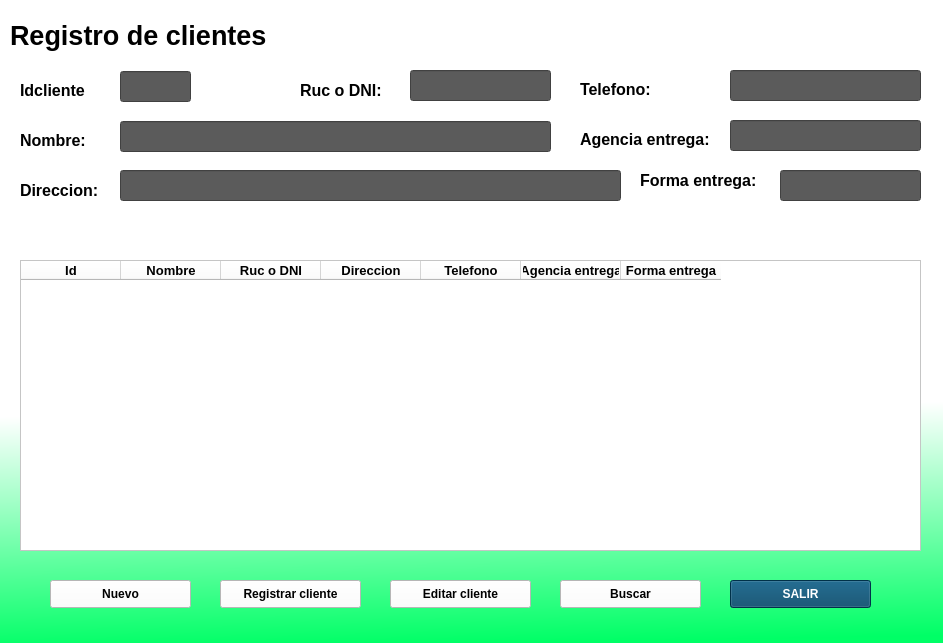
<?xml version="1.0" encoding="UTF-8"?>
<ui version="4.0">
 <class>MainWindow</class>
 <widget class="QMainWindow" name="MainWindow">
  <property name="geometry">
   <rect>
    <x>0</x>
    <y>0</y>
    <width>943</width>
    <height>643</height>
   </rect>
  </property>
  <property name="windowTitle">
   <string>MainWindow</string>
  </property>
  <property name="styleSheet">
   <string notr="true">background-color: qlineargradient(spread:pad, x1:0.487, y1:1, x2:0.478, y2:0.636364, stop:0 rgb(0, 255, 102), stop:1 rgba(255, 255, 255, 255));
</string>
  </property>
  <widget class="QWidget" name="centralwidget">
   <widget class="QLineEdit" name="idcliente">
    <property name="geometry">
     <rect>
      <x>120</x>
      <y>71</y>
      <width>71</width>
      <height>31</height>
     </rect>
    </property>
    <property name="font">
     <font>
      <pointsize>12</pointsize>
     </font>
    </property>
    <property name="styleSheet">
     <string notr="true">background-color: rgb(91, 91, 91);
color: rgb(255, 255, 255)</string>
    </property>
   </widget>
   <widget class="QLabel" name="label_6">
    <property name="geometry">
     <rect>
      <x>10</x>
      <y>10</y>
      <width>851</width>
      <height>51</height>
     </rect>
    </property>
    <property name="font">
     <font>
      <pointsize>20</pointsize>
      <weight>75</weight>
      <bold>true</bold>
     </font>
    </property>
    <property name="styleSheet">
     <string notr="true">background-color: rgb(255, 255, 255);</string>
    </property>
    <property name="text">
     <string>Registro de clientes</string>
    </property>
   </widget>
   <widget class="QPushButton" name="boton_registrar">
    <property name="geometry">
     <rect>
      <x>220</x>
      <y>580</y>
      <width>141</width>
      <height>28</height>
     </rect>
    </property>
    <property name="font">
     <font>
      <pointsize>9</pointsize>
      <weight>75</weight>
      <bold>true</bold>
     </font>
    </property>
    <property name="styleSheet">
     <string notr="true">background-color: rgb(255, 255, 255);
color: rgb(0, 0, 0);</string>
    </property>
    <property name="text">
     <string>Registrar cliente</string>
    </property>
   </widget>
   <widget class="QLabel" name="label_4">
    <property name="geometry">
     <rect>
      <x>580</x>
      <y>79</y>
      <width>111</width>
      <height>21</height>
     </rect>
    </property>
    <property name="font">
     <font>
      <pointsize>12</pointsize>
      <weight>75</weight>
      <bold>true</bold>
     </font>
    </property>
    <property name="styleSheet">
     <string notr="true">background-color: rgb(255, 255, 255);</string>
    </property>
    <property name="text">
     <string>Telefono:</string>
    </property>
   </widget>
   <widget class="QLabel" name="label_7">
    <property name="geometry">
     <rect>
      <x>300</x>
      <y>80</y>
      <width>91</width>
      <height>21</height>
     </rect>
    </property>
    <property name="font">
     <font>
      <pointsize>12</pointsize>
      <weight>75</weight>
      <bold>true</bold>
     </font>
    </property>
    <property name="styleSheet">
     <string notr="true">background-color: rgb(255, 255, 255);</string>
    </property>
    <property name="text">
     <string>Ruc o DNI:</string>
    </property>
   </widget>
   <widget class="QPushButton" name="boton_buscar">
    <property name="geometry">
     <rect>
      <x>560</x>
      <y>580</y>
      <width>141</width>
      <height>28</height>
     </rect>
    </property>
    <property name="font">
     <font>
      <pointsize>9</pointsize>
      <weight>75</weight>
      <bold>true</bold>
     </font>
    </property>
    <property name="styleSheet">
     <string notr="true">background-color: rgb(255, 255, 255);
color: rgb(0, 0, 0);</string>
    </property>
    <property name="text">
     <string>Buscar</string>
    </property>
   </widget>
   <widget class="QLabel" name="label_5">
    <property name="geometry">
     <rect>
      <x>20</x>
      <y>180</y>
      <width>111</width>
      <height>21</height>
     </rect>
    </property>
    <property name="font">
     <font>
      <pointsize>12</pointsize>
      <weight>75</weight>
      <bold>true</bold>
     </font>
    </property>
    <property name="styleSheet">
     <string notr="true">background-color: rgb(255, 255, 255);</string>
    </property>
    <property name="text">
     <string>Direccion:</string>
    </property>
   </widget>
   <widget class="QLabel" name="label">
    <property name="geometry">
     <rect>
      <x>20</x>
      <y>80</y>
      <width>91</width>
      <height>21</height>
     </rect>
    </property>
    <property name="font">
     <font>
      <pointsize>12</pointsize>
      <weight>75</weight>
      <bold>true</bold>
     </font>
    </property>
    <property name="styleSheet">
     <string notr="true">background-color: rgb(255, 255, 255);</string>
    </property>
    <property name="text">
     <string>Idcliente</string>
    </property>
   </widget>
   <widget class="QLineEdit" name="clientedireccion">
    <property name="geometry">
     <rect>
      <x>120</x>
      <y>170</y>
      <width>501</width>
      <height>31</height>
     </rect>
    </property>
    <property name="font">
     <font>
      <pointsize>12</pointsize>
     </font>
    </property>
    <property name="styleSheet">
     <string notr="true">background-color: rgb(91, 91, 91);
color: rgb(255, 255, 255)</string>
    </property>
   </widget>
   <widget class="QLineEdit" name="clientenombre">
    <property name="geometry">
     <rect>
      <x>120</x>
      <y>121</y>
      <width>431</width>
      <height>31</height>
     </rect>
    </property>
    <property name="font">
     <font>
      <pointsize>12</pointsize>
     </font>
    </property>
    <property name="styleSheet">
     <string notr="true">background-color: rgb(91, 91, 91);
color: rgb(255, 255, 255)</string>
    </property>
   </widget>
   <widget class="QPushButton" name="boton_nuevo">
    <property name="geometry">
     <rect>
      <x>50</x>
      <y>580</y>
      <width>141</width>
      <height>28</height>
     </rect>
    </property>
    <property name="font">
     <font>
      <pointsize>9</pointsize>
      <weight>75</weight>
      <bold>true</bold>
     </font>
    </property>
    <property name="styleSheet">
     <string notr="true">background-color: rgb(255, 255, 255);
color: rgb(0, 0, 0);</string>
    </property>
    <property name="text">
     <string>Nuevo</string>
    </property>
   </widget>
   <widget class="QLineEdit" name="clientetelefono">
    <property name="geometry">
     <rect>
      <x>730</x>
      <y>70</y>
      <width>191</width>
      <height>31</height>
     </rect>
    </property>
    <property name="font">
     <font>
      <pointsize>12</pointsize>
     </font>
    </property>
    <property name="styleSheet">
     <string notr="true">background-color: rgb(91, 91, 91);
color: rgb(255, 255, 255)</string>
    </property>
   </widget>
   <widget class="QPushButton" name="boton_editar">
    <property name="geometry">
     <rect>
      <x>390</x>
      <y>580</y>
      <width>141</width>
      <height>28</height>
     </rect>
    </property>
    <property name="font">
     <font>
      <pointsize>9</pointsize>
      <weight>75</weight>
      <bold>true</bold>
     </font>
    </property>
    <property name="styleSheet">
     <string notr="true">background-color: rgb(255, 255, 255);
color: rgb(0, 0, 0);</string>
    </property>
    <property name="text">
     <string>Editar cliente</string>
    </property>
   </widget>
   <widget class="QTableWidget" name="clientetable">
    <property name="geometry">
     <rect>
      <x>20</x>
      <y>260</y>
      <width>901</width>
      <height>291</height>
     </rect>
    </property>
    <property name="font">
     <font>
      <pointsize>12</pointsize>
     </font>
    </property>
    <property name="styleSheet">
     <string notr="true">background-color: rgb(255, 255, 255);</string>
    </property>
    <attribute name="horizontalHeaderDefaultSectionSize">
     <number>100</number>
    </attribute>
    <attribute name="horizontalHeaderHighlightSections">
     <bool>false</bool>
    </attribute>
    <column>
     <property name="text">
      <string>Id</string>
     </property>
     <property name="font">
      <font>
       <pointsize>10</pointsize>
       <weight>75</weight>
       <bold>true</bold>
      </font>
     </property>
    </column>
    <column>
     <property name="text">
      <string>Nombre</string>
     </property>
     <property name="font">
      <font>
       <pointsize>10</pointsize>
       <weight>75</weight>
       <bold>true</bold>
      </font>
     </property>
    </column>
    <column>
     <property name="text">
      <string>Ruc o DNI</string>
     </property>
     <property name="font">
      <font>
       <pointsize>10</pointsize>
       <weight>75</weight>
       <bold>true</bold>
      </font>
     </property>
    </column>
    <column>
     <property name="text">
      <string>Direccion</string>
     </property>
     <property name="font">
      <font>
       <pointsize>10</pointsize>
       <weight>75</weight>
       <bold>true</bold>
      </font>
     </property>
    </column>
    <column>
     <property name="text">
      <string>Telefono</string>
     </property>
     <property name="font">
      <font>
       <pointsize>10</pointsize>
       <weight>75</weight>
       <bold>true</bold>
      </font>
     </property>
    </column>
    <column>
     <property name="text">
      <string>Agencia entrega</string>
     </property>
     <property name="font">
      <font>
       <family>MS Shell Dlg 2</family>
       <pointsize>10</pointsize>
       <weight>75</weight>
       <bold>true</bold>
      </font>
     </property>
    </column>
    <column>
     <property name="text">
      <string>Forma entrega</string>
     </property>
     <property name="font">
      <font>
       <pointsize>10</pointsize>
       <weight>75</weight>
       <bold>true</bold>
      </font>
     </property>
    </column>
   </widget>
   <widget class="QPushButton" name="boton_salir">
    <property name="geometry">
     <rect>
      <x>730</x>
      <y>580</y>
      <width>141</width>
      <height>28</height>
     </rect>
    </property>
    <property name="font">
     <font>
      <pointsize>9</pointsize>
      <weight>75</weight>
      <bold>true</bold>
     </font>
    </property>
    <property name="styleSheet">
     <string notr="true">background-color:rgb(0, 68, 102);
color: rgb(255, 255, 255);</string>
    </property>
    <property name="text">
     <string>SALIR</string>
    </property>
   </widget>
   <widget class="QLabel" name="label_2">
    <property name="geometry">
     <rect>
      <x>20</x>
      <y>130</y>
      <width>81</width>
      <height>21</height>
     </rect>
    </property>
    <property name="font">
     <font>
      <pointsize>12</pointsize>
      <weight>75</weight>
      <bold>true</bold>
     </font>
    </property>
    <property name="styleSheet">
     <string notr="true">background-color: rgb(255, 255, 255);</string>
    </property>
    <property name="text">
     <string>Nombre:</string>
    </property>
   </widget>
   <widget class="QLabel" name="label_8">
    <property name="geometry">
     <rect>
      <x>640</x>
      <y>170</y>
      <width>131</width>
      <height>21</height>
     </rect>
    </property>
    <property name="font">
     <font>
      <pointsize>12</pointsize>
      <weight>75</weight>
      <bold>true</bold>
     </font>
    </property>
    <property name="styleSheet">
     <string notr="true">background-color: rgb(255, 255, 255);</string>
    </property>
    <property name="text">
     <string>Forma entrega:</string>
    </property>
   </widget>
   <widget class="QLabel" name="label_9">
    <property name="geometry">
     <rect>
      <x>580</x>
      <y>129</y>
      <width>151</width>
      <height>21</height>
     </rect>
    </property>
    <property name="font">
     <font>
      <pointsize>12</pointsize>
      <weight>75</weight>
      <bold>true</bold>
     </font>
    </property>
    <property name="styleSheet">
     <string notr="true">background-color: rgb(255, 255, 255);</string>
    </property>
    <property name="text">
     <string>Agencia entrega:</string>
    </property>
   </widget>
   <widget class="QLineEdit" name="clienteruc">
    <property name="geometry">
     <rect>
      <x>410</x>
      <y>70</y>
      <width>141</width>
      <height>31</height>
     </rect>
    </property>
    <property name="font">
     <font>
      <pointsize>12</pointsize>
     </font>
    </property>
    <property name="styleSheet">
     <string notr="true">background-color: rgb(91, 91, 91);
color: rgb(255, 255, 255)</string>
    </property>
   </widget>
   <widget class="QLineEdit" name="clienteformaentrega">
    <property name="geometry">
     <rect>
      <x>780</x>
      <y>170</y>
      <width>141</width>
      <height>31</height>
     </rect>
    </property>
    <property name="font">
     <font>
      <pointsize>12</pointsize>
     </font>
    </property>
    <property name="styleSheet">
     <string notr="true">background-color: rgb(91, 91, 91);
color: rgb(255, 255, 255)</string>
    </property>
   </widget>
   <widget class="QLineEdit" name="clienteagencia">
    <property name="geometry">
     <rect>
      <x>730</x>
      <y>120</y>
      <width>191</width>
      <height>31</height>
     </rect>
    </property>
    <property name="font">
     <font>
      <pointsize>12</pointsize>
     </font>
    </property>
    <property name="styleSheet">
     <string notr="true">background-color: rgb(91, 91, 91);
color: rgb(255, 255, 255)</string>
    </property>
   </widget>
  </widget>
 </widget>
 <resources/>
 <connections/>
</ui>
